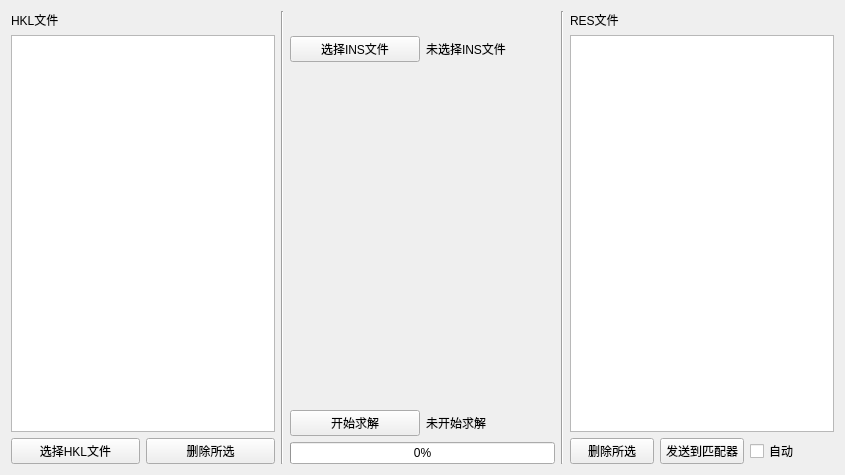
<?xml version="1.0" encoding="UTF-8"?>
<ui version="4.0">
 <class>tabhklsolver</class>
 <widget class="QWidget" name="tabhklsolver">
  <property name="geometry">
   <rect>
    <x>0</x>
    <y>0</y>
    <width>845</width>
    <height>475</height>
   </rect>
  </property>
  <property name="windowTitle">
   <string>Form</string>
  </property>
  <layout class="QHBoxLayout" name="horizontalLayout">
   <item>
    <layout class="QVBoxLayout" name="vL_solve_1">
     <item>
      <widget class="QLabel" name="l_solve_hkl">
       <property name="text">
        <string>HKL文件</string>
       </property>
      </widget>
     </item>
     <item>
      <widget class="QListView" name="lV_solve_hkl">
       <property name="selectionMode">
        <enum>QAbstractItemView::ExtendedSelection</enum>
       </property>
      </widget>
     </item>
     <item>
      <layout class="QHBoxLayout" name="hL_solve_pB1">
       <item>
        <widget class="QPushButton" name="pB_solve_choose_hkl">
         <property name="text">
          <string>选择HKL文件</string>
         </property>
        </widget>
       </item>
       <item>
        <widget class="QPushButton" name="pB_solve_delete_hkl">
         <property name="text">
          <string>删除所选</string>
         </property>
        </widget>
       </item>
      </layout>
     </item>
    </layout>
   </item>
   <item>
    <widget class="Line" name="line">
     <property name="orientation">
      <enum>Qt::Vertical</enum>
     </property>
    </widget>
   </item>
   <item>
    <layout class="QVBoxLayout" name="vL_solve_2">
     <property name="topMargin">
      <number>25</number>
     </property>
     <item>
      <layout class="QHBoxLayout" name="hL_solve_ins">
       <item>
        <widget class="QPushButton" name="pB_solve_ins">
         <property name="text">
          <string>选择INS文件</string>
         </property>
        </widget>
       </item>
       <item alignment="Qt::AlignVCenter">
        <widget class="QLabel" name="l_solve_ins">
         <property name="text">
          <string>未选择INS文件</string>
         </property>
        </widget>
       </item>
      </layout>
     </item>
     <item>
      <spacer name="verticalSpacer_2">
       <property name="orientation">
        <enum>Qt::Vertical</enum>
       </property>
       <property name="sizeHint" stdset="0">
        <size>
         <width>20</width>
         <height>40</height>
        </size>
       </property>
      </spacer>
     </item>
     <item>
      <layout class="QHBoxLayout" name="hL_solve">
       <item>
        <widget class="QPushButton" name="pB_solve">
         <property name="text">
          <string>开始求解</string>
         </property>
        </widget>
       </item>
       <item alignment="Qt::AlignVCenter">
        <widget class="QLabel" name="l_solve">
         <property name="text">
          <string>未开始求解</string>
         </property>
        </widget>
       </item>
      </layout>
     </item>
     <item>
      <widget class="QProgressBar" name="bar_solve">
       <property name="value">
        <number>0</number>
       </property>
       <property name="alignment">
        <set>Qt::AlignLeading|Qt::AlignLeft|Qt::AlignVCenter</set>
       </property>
      </widget>
     </item>
    </layout>
   </item>
   <item>
    <widget class="Line" name="line_2">
     <property name="orientation">
      <enum>Qt::Vertical</enum>
     </property>
    </widget>
   </item>
   <item>
    <layout class="QVBoxLayout" name="vL_solve_3">
     <item>
      <widget class="QLabel" name="l_solve_res">
       <property name="text">
        <string>RES文件</string>
       </property>
      </widget>
     </item>
     <item>
         <widget class="QListView" name="lV_solve_res">
             <property name="selectionMode">
                 <enum>QAbstractItemView::ExtendedSelection</enum>
             </property>
         </widget>
     </item>
     <item>
      <layout class="QHBoxLayout" name="hL_solve_pB2">
       <item>
        <widget class="QPushButton" name="pB_solve_delete_res">
         <property name="text">
          <string>删除所选</string>
         </property>
        </widget>
       </item>
       <item>
        <widget class="QPushButton" name="pB_solve_send">
         <property name="text">
          <string>发送到匹配器</string>
         </property>
        </widget>
       </item>
       <item>
        <widget class="QCheckBox" name="cB_solve_autosend">
         <property name="text">
          <string>自动</string>
         </property>
        </widget>
       </item>
      </layout>
     </item>
    </layout>
   </item>
  </layout>
 </widget>
 <resources/>
 <connections/>
</ui>
